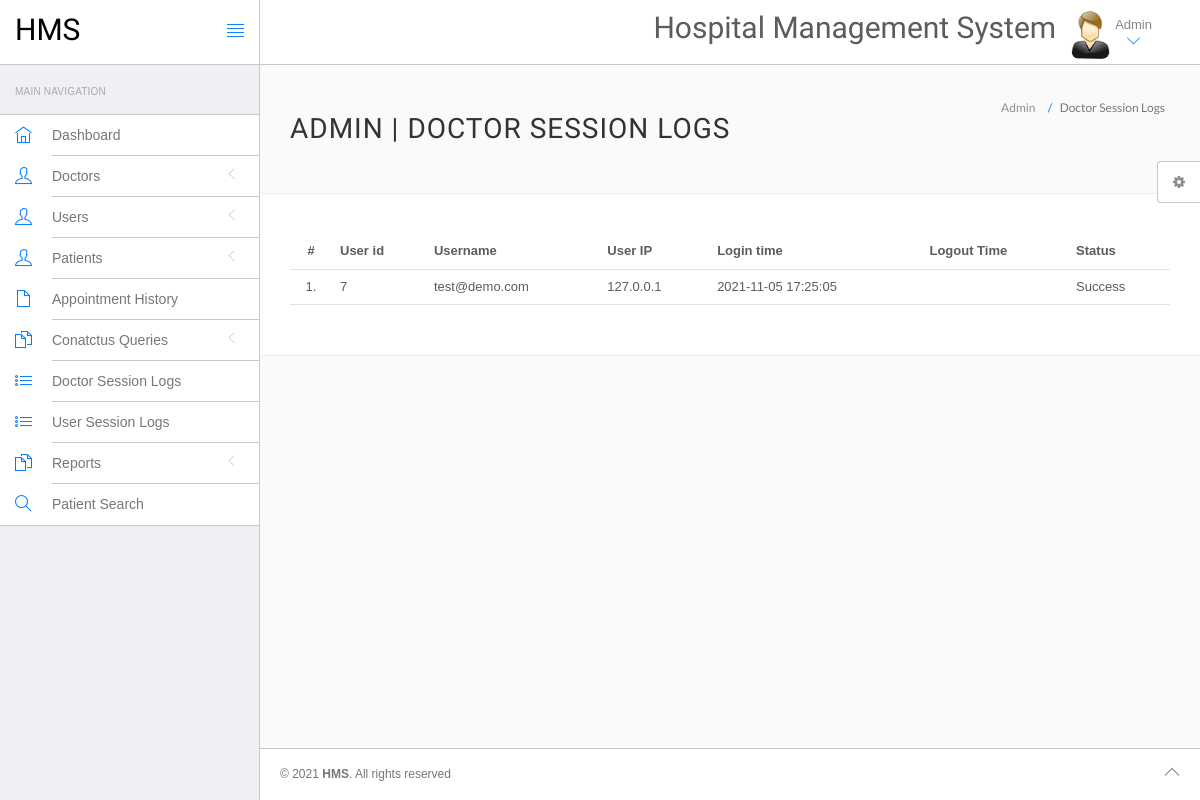
The page /hospital/hms/admin/doctor-logs.php (signed in) on the database as committed earlier.
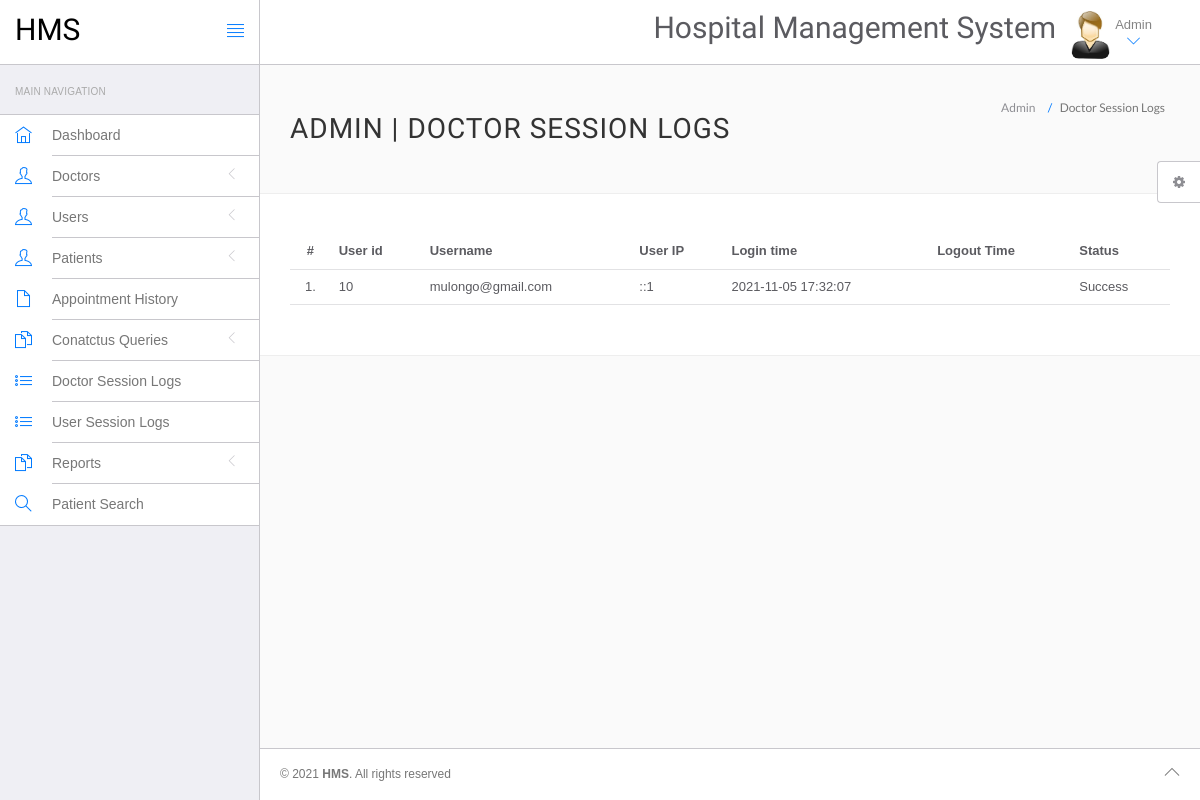
The same page on the database as committed later.
### tables this page shows
CREATE TABLE IF NOT EXISTS `doctorslog` (
  `id` int NOT NULL AUTO_INCREMENT,
  `uid` int DEFAULT NULL,
  `username` varchar(255) DEFAULT NULL,
  `userip` binary(16) DEFAULT NULL,
  `loginTime` timestamp NULL DEFAULT CURRENT_TIMESTAMP,
  `logout` varchar(255) DEFAULT NULL,
  `status` int DEFAULT NULL,
  PRIMARY KEY (`id`)
);

### hospital/hms/admin/doctor-logs.php (the view, shortened to what this page needs)
<?php
include('include/config.php');
?>
<!DOCTYPE html>
<html lang="en">
	<head>
		<link rel="stylesheet" href="vendor/bootstrap/css/bootstrap.min.css">
		<link rel="stylesheet" href="vendor/fontawesome/css/font-awesome.min.css">
		<link rel="stylesheet" href="vendor/themify-icons/themify-icons.min.css">
		<link href="vendor/animate.css/animate.min.css" rel="stylesheet" media="screen">
		<link href="vendor/perfect-scrollbar/perfect-scrollbar.min.css" rel="stylesheet" media="screen">
		<link href="vendor/switchery/switchery.min.css" rel="stylesheet" media="screen">
		<link href="vendor/bootstrap-touchspin/jquery.bootstrap-touchspin.min.css" rel="stylesheet" media="screen">
		<link href="vendor/select2/select2.min.css" rel="stylesheet" media="screen">
		<link href="vendor/bootstrap-datepicker/bootstrap-datepicker3.standalone.min.css" rel="stylesheet" media="screen">
		<link href="vendor/bootstrap-timepicker/bootstrap-timepicker.min.css" rel="stylesheet" media="screen">
		<link rel="stylesheet" href="assets/css/styles.css">
		<link rel="stylesheet" href="assets/css/plugins.css">
		<link rel="stylesheet" href="assets/css/themes/theme-1.css" id="skin_color" />
	</head>
	<body>
		<div id="app">
<?php include('include/sidebar.php');?>
			<div class="app-content">
					<?php include('include/header.php');?>
				<div class="main-content" >
					<div class="wrap-content container" id="container">
						<section id="page-title">
							<div class="row">
								<div class="col-sm-8">
									<h1 class="mainTitle">Admin  | Doctor Session Logs</h1>
																	</div>
								<ol class="breadcrumb">
									<li>
										<span>Admin </span>
									</li>
									<li class="active">
										<span>Doctor Session Logs</span>
									</li>
								</ol>
							</div>
						</section>
						<div class="container-fluid container-fullw bg-white">
									<div class="row">
								<div class="col-md-12">
									<table class="table table-hover" id="sample-table-1">
										<thead>
											<tr>
												<th class="center">#</th>
												<th class="hidden-xs">User id</th>
												<th>Username</th>
												<th>User IP</th>
												<th>Login time</th>
												<th>Logout Time </th>
												<th> Status </th>
											</tr>
										</thead>
										<tbody>
<?php
$sql=mysqli_query($con,"select * from doctorslog ");
$cnt=1;
while($row=mysqli_fetch_array($sql))
{
?>
											<tr>
												<td class="center"><?php echo $cnt;?>.</td>
												<td class="hidden-xs"><?php echo $row['uid'];?></td>
												<td class="hidden-xs"><?php echo $row['username'];?></td>
												<td><?php echo $row['userip'];?></td>
												<td><?php echo $row['loginTime'];?></td>
												<td><?php echo $row['logout'];?>
												</td>
												<td>
<?php if($row['status']==1)
{
	echo "Success";
}
else
{
	echo "Failed";
}?>
</td>
											</tr>
											<?php
$cnt=$cnt+1;
											 }?>
										</tbody>
									</table>
								</div>
							</div>
								</div>
					</div>
				</div>
			</div>
	<?php include('include/footer.php');?>
	<?php include('include/setting.php');?>
		</div>
	</body>
</html>

### hospital/hms/admin/include/sidebar.php (shortened to what this page needs)
<div class="sidebar app-aside" id="sidebar">
				<div class="sidebar-container perfect-scrollbar">
<nav>
						<div class="navbar-title">
							<span>Main Navigation</span>
						</div>
						<ul class="main-navigation-menu">
							<li>
								<a href="dashboard.php">
									<div class="item-content">
										<div class="item-media">
											<i class="ti-home"></i>
										</div>
										<div class="item-inner">
											<span class="title"> Dashboard </span>
										</div>
									</div>
								</a>
							</li>
							<li>
								<a href="javascript:void(0)">
									<div class="item-content">
										<div class="item-media">
											<i class="ti-user"></i>
										</div>
										<div class="item-inner">
											<span class="title"> Doctors </span><i class="icon-arrow"></i>
										</div>
									</div>
								</a>
								</li>
				<li>
								<a href="javascript:void(0)">
									<div class="item-content">
										<div class="item-media">
											<i class="ti-user"></i>
										</div>
										<div class="item-inner">
											<span class="title"> Users </span><i class="icon-arrow"></i>
										</div>
									</div>
								</a>
								</li>
								<li>
								<a href="javascript:void(0)">
									<div class="item-content">
										<div class="item-media">
											<i class="ti-user"></i>
										</div>
										<div class="item-inner">
											<span class="title"> Patients </span><i class="icon-arrow"></i>
										</div>
									</div>
								</a>
								</li>
<li>
								<a href="appointment-history.php">
									<div class="item-content">
										<div class="item-media">
											<i class="ti-file"></i>
										</div>
										<div class="item-inner">
											<span class="title"> Appointment History </span>
										</div>
									</div>
								</a>
							</li>
				<li>
								<a href="javascript:void(0)">
									<div class="item-content">
										<div class="item-media">
											<i class="ti-files"></i>
										</div>
										<div class="item-inner">
											<span class="title"> Conatctus Queries </span><i class="icon-arrow"></i>
										</div>
									</div>
								</a>
								</li>
	<li>
								<a href="doctor-logs.php">
									<div class="item-content">
										<div class="item-media">
											<i class="ti-list"></i>
										</div>
										<div class="item-inner">
											<span class="title"> Doctor Session Logs </span>
										</div>
									</div>
								</a>
							</li>
							<li>
								<a href="user-logs.php">
									<div class="item-content">
										<div class="item-media">
											<i class="ti-list"></i>
										</div>
										<div class="item-inner">
											<span class="title"> User Session Logs </span>
										</div>
									</div>
								</a>
							</li>
				<li>
								<a href="javascript:void(0)">
									<div class="item-content">
										<div class="item-media">
											<i class="ti-files"></i>
										</div>
										<div class="item-inner">
											<span class="title"> Reports </span><i class="icon-arrow"></i>
										</div>
									</div>
								</a>
								<li>
								<a href="patient-search.php">
									<div class="item-content">
										<div class="item-media">
											<i class="ti-search"></i>
										</div>
										<div class="item-inner">
											<span class="title"> Patient Search </span>
										</div>
									</div>
								</a>
							</li>
								</li>
						</ul>
					</nav>
					</div>
			</div>

### hospital/hms/admin/include/header.php (shortened to what this page needs)
<header class="navbar navbar-default navbar-static-top">
					<div class="navbar-header">
						<a class="navbar-brand" href="#">
							<h2 style="padding-top:20%; color:#000 ">HMS</h2>
						</a>
						<a href="#" class="sidebar-toggler pull-right visible-md visible-lg" data-toggle-class="app-sidebar-closed" data-toggle-target="#app">
							<i class="ti-align-justify"></i>
						</a>
					</div>
					<div class="navbar-collapse collapse">
						<ul class="nav navbar-right">
								<li  style="padding-top:2% ">
								<h2>Hospital Management System</h2>
							</li>
							<li class="dropdown current-user">
								<a href class="dropdown-toggle" data-toggle="dropdown">
									<img src="assets/images/images.jpg" > <span class="username">
			Admin
									<i class="ti-angle-down"></i></i></span>
								</a>
							</li>
						</ul>
					</div>
				</header>

### hospital/hms/admin/include/footer.php
<footer>
				<div class="footer-inner">
					<div class="pull-left">
						&copy; <span class="current-year"></span><span class="text-bold text-uppercase"> HMS</span>. <span>All rights reserved</span>
					</div>
					<div class="pull-right">
						<span class="go-top"><i class="ti-angle-up"></i></span>
					</div>
				</div>
			</footer>

### hospital/hms/admin/include/setting.php (shortened to what this page needs)
<div class="settings panel panel-default hidden-xs hidden-sm" id="settings">
				<button ct-toggle="toggle" data-toggle-class="active" data-toggle-target="#settings" class="btn btn-default">
					<i class="fa fa-spin fa-gear"></i>
				</button>
			</div>

### hospital/hms/admin/assets/css/plugins.css (style rules this page uses)
.perfect-scrollbar { overflow-y: hidden !important; }

### hospital/hms/admin/assets/css/themes/theme-1.css (style rules this page uses)
body { background: #FAFAFA; }
header .navbar-header { background: #ffffff !important; border-right-color: #c8c7cc !important; border-bottom-color: #c8c7cc !important; }
header .navbar-header .sidebar-toggler, header .navbar-header .sidebar-mobile-toggler { color: #007aff !important; }
header .navbar-header .navbar-brand { color: #777 !important; }
header .navbar-collapse { background: #ffffff !important; border-bottom-color: #c8c7cc !important; box-shadow: none !important; }
header .navbar-collapse .navbar-right > li > a { color: #777; }
header .navbar-collapse .navbar-right > li > a i { color: #007aff !important; }
#sidebar { background: #EFEFF4 !important; }
#sidebar:before { border-right-width: "1px" !important; border-right-style: solid; border-right-color: #c8c7cc !important; }
#sidebar nav { border-right-width: "1px" !important; border-right-style: solid; border-right-color: #c8c7cc !important; }
#sidebar nav .navbar-title { color: #aaaaaa; }
#sidebar nav > ul { background: #ffffff !important; border-bottom-color: #c8c7cc !important; border-top-color: #c8c7cc !important; }
#sidebar nav > ul > li > a .item-media > i { color: #007aff !important; }
#sidebar nav > ul > li > a .item-inner { color: #777 !important; border-bottom-color: #c8c7cc; }
#app > footer { background: #ffffff !important; border-top-color: #c8c7cc !important; color: #777; }

Rows that differ between the two databases and show on the page:
changed doctorslog: uid "7" → "10"; username "test@demo.com" → "mulongo@gmail.com"; userip "127.0.0.1" → "::1"; loginTime "2021-11-05 17:25:05" → "2021-11-05 17:32:07"
